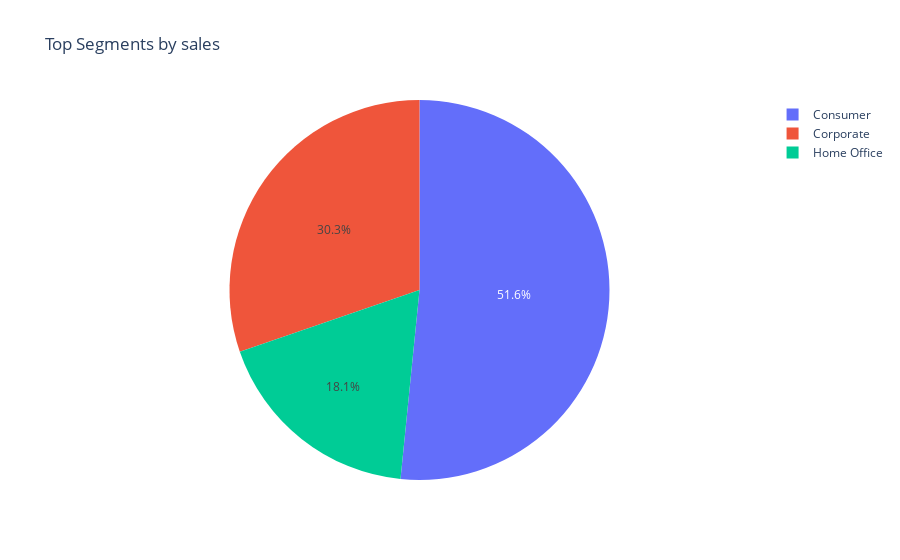

Write notebook code for a chart like this one.
### Code cell
top_segments=df.groupby('Segment')['Sales'].sum().reset_index().sort_values(by='Sales',ascending=False)
fig=px.pie(top_segments,names='Segment',values='Sales',title='Top Segments by sales')
fig.show()

### Figure 1 — Plotly figure (JSON) as saved in the notebook; plotly's stock layout.template omitted (floating-point values rounded to 4 significant figures)
{"data": [{"domain": {"x": [0, 1], "y": [0, 1]}, "hovertemplate": "Segment=%{label}<br>Sales=%{value}<extra></extra>", "labels": ["Consumer", "Corporate", "Home Office"], "legendgroup": "", "name": "", "showlegend": true, "type": "pie", "values": [4561000.0, 2676000.0, 1604000.0]}], "layout": {"legend": {"tracegroupgap": 0}, "title": {"text": "Top Segments by sales"}}}
